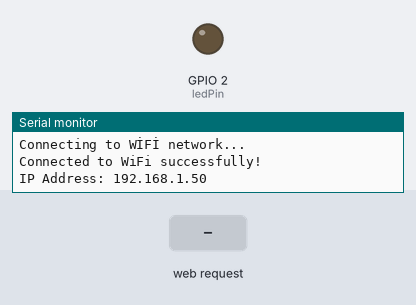
The sketch below on a simulated ESP32. Shown: output pins drawn as LEDs (lit = HIGH), the last lines printed to the serial monitor. The inputs (shaded band) are chosen by the test bench. WiFi joins after 1.5 s; servers stay silent unless stated.

Above: at 3.8 s.
3.9 s: HTTP request GET /led1on received
At 5.2 s:
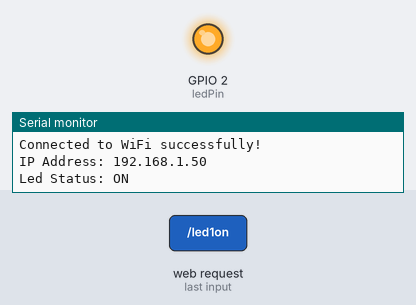
6.1 s: HTTP request GET / received
At 7.9 s:
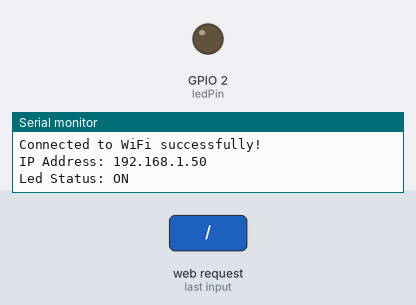
Timing chart, 0 to 9.4 s (numbered marks = the images above; inputs shaded):
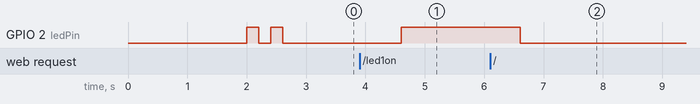

The sketch:

ESP32S-Remote.ino
```cpp
#include <WiFi.h>
#include <WiFiClient.h>
#include <WebServer.h>

const char* ssid = "¯_(ツ)_/¯";
const char* password = "¯_(ツ)_/¯";
const int ledPin = 2;  // GPIO

bool led1Status = LOW;

WebServer server(80);

void setup() {
  Serial.begin(115200);
  pinMode(ledPin, OUTPUT);
  connectToWiFi();
  setupServer();
}

void loop() {
  checkWifi();
  server.handleClient();
  changeLedStatus();

  delay(1000);
}

void changeLedStatus() {
  if (led1Status) {
    digitalWrite(ledPin, HIGH);
  } else {
    digitalWrite(ledPin, LOW);
  }
}

void connectToWiFi() {
  if (WiFi.status() != WL_CONNECTED) {
    WiFi.begin(ssid, password);
    while (WiFi.status() != WL_CONNECTED) {
      Serial.println("Connecting to WİFİ network...");
      delay(1000);
    }
    Serial.println("Connected to WiFi successfully!");
    Serial.print("IP Address: ");
    Serial.println(WiFi.localIP());
    blinkLed1();
  }
}

void checkWifi() {
  if (WiFi.status() != WL_CONNECTED) {
    WiFi.begin(ssid, password);
    while (WiFi.status() != WL_CONNECTED) {
      Serial.println("WiFi disconnected! Reconnecting...");
      delay(1000);
    }
    Serial.println("Reconnected to WiFi!");
    Serial.print("IP Address: ");
    Serial.println(WiFi.localIP());
    blinkLed1();
  }
}

void blinkLed1(){
  digitalWrite(ledPin, HIGH);
  delay(200);
  digitalWrite(ledPin, LOW);
  delay(200);
  digitalWrite(ledPin, HIGH);
  delay(200);
  digitalWrite(ledPin, LOW);
}

void setupServer() {
  server.on("/", handle_OnConnect);
  server.on("/led1on", handle_led1on);
  server.on("/led1off", handle_led1off);
  server.onNotFound(handle_NotFound);

  server.begin();
}

void handle_OnConnect() {
  led1Status = LOW;
  server.send(200, "text/html", sendHTML(led1Status));
}

void handle_led1on() {
  led1Status = HIGH;
  Serial.println("Led Status: ON");
  server.send(200, "text/html", sendHTML(true));
}

void handle_led1off() {
  led1Status = LOW;
  Serial.println("Led Status: OFF");
  server.send(200, "text/html", sendHTML(false));
}

void handle_NotFound() {
  server.send(404, "text/plain", "Error 404 Not Found.");
}

String sendHTML(bool led1Status) {
  String ptr = "<!DOCTYPE html> <html>\n";
  ptr += "<head><meta name=\"viewport\" content=\"width=device-width, initial-scale=1.0, user-scalable=no\">\n";
  ptr += "<title>NodeMCU-32S</title>\n";
  ptr += "<style>html { font-family: Helvetica; display: inline-block; margin: 0px auto; text-align: center;}\n";
  ptr += "body{margin-top: 50px;} h1 {color: #444444;margin: 50px auto 30px;}\n";
  ptr += ".button {display: block;width: 80px;background-color: #1abc9c ;border: none;color: white;padding: 13px 30px;text-decoration: none;font-size: 25px;margin: 0px auto 35px;cursor: pointer;border-radius: 4px;}\n";
  ptr += ".button-on {background-color: #0095c7;}\n";
  ptr += ".button-on:active {background-color: #16a085;}\n";
  ptr += ".button-off {background-color: #34495e;}\n";
  ptr += ".button-off:active {background-color: #2c3e50;}\n";
  ptr += "p {font-size: 14px;color: #888;margin-bottom: 10px;}\n";
  ptr += "</style>\n";
  ptr += "</head>\n";
  ptr += "<body bgcolor= BlanchedAlmond style=color:white>\n";
  ptr += "<div id=\"webpage\">\n";
  ptr += "<h1>NodeMCU-32S Home Controller</h1>\n";

  if (led1Status) {
    ptr += "<p>LED1 STATUS: ON</p><a class=\"button button-off\" href=\"/led1off\">OFF</a>\n";
    ptr += "<br/><br/><img src= 'https://i.kym-cdn.com/photos/images/original/001/917/246/304.png' Z\" width=\"800\" height=\"600\" alt=\"logo\\\">\n";
  } else {
    ptr += "<p>LED1 STATUS: OFF</p><a class=\"button button-on\" href=\"/led1on\">ON</a>\n";
    ptr += "<br/><br/><img src= 'https://i.kym-cdn.com/entries/icons/mobile/000/018/433/wojak.jpg' Z\" width=\"800\" height=\"600\" alt=\"logo\\\">\n";
  }

  ptr += "</div>\n";
  ptr += "</body>\n";
  ptr += "</html>\n";
  return ptr;
}
```

Measured:
- after the input at 3.9 s, GPIO 2 (ledPin): LOW → HIGH after 0.70 s
- after the input at 6.1 s, GPIO 2 (ledPin): HIGH → LOW after 0.50 s
